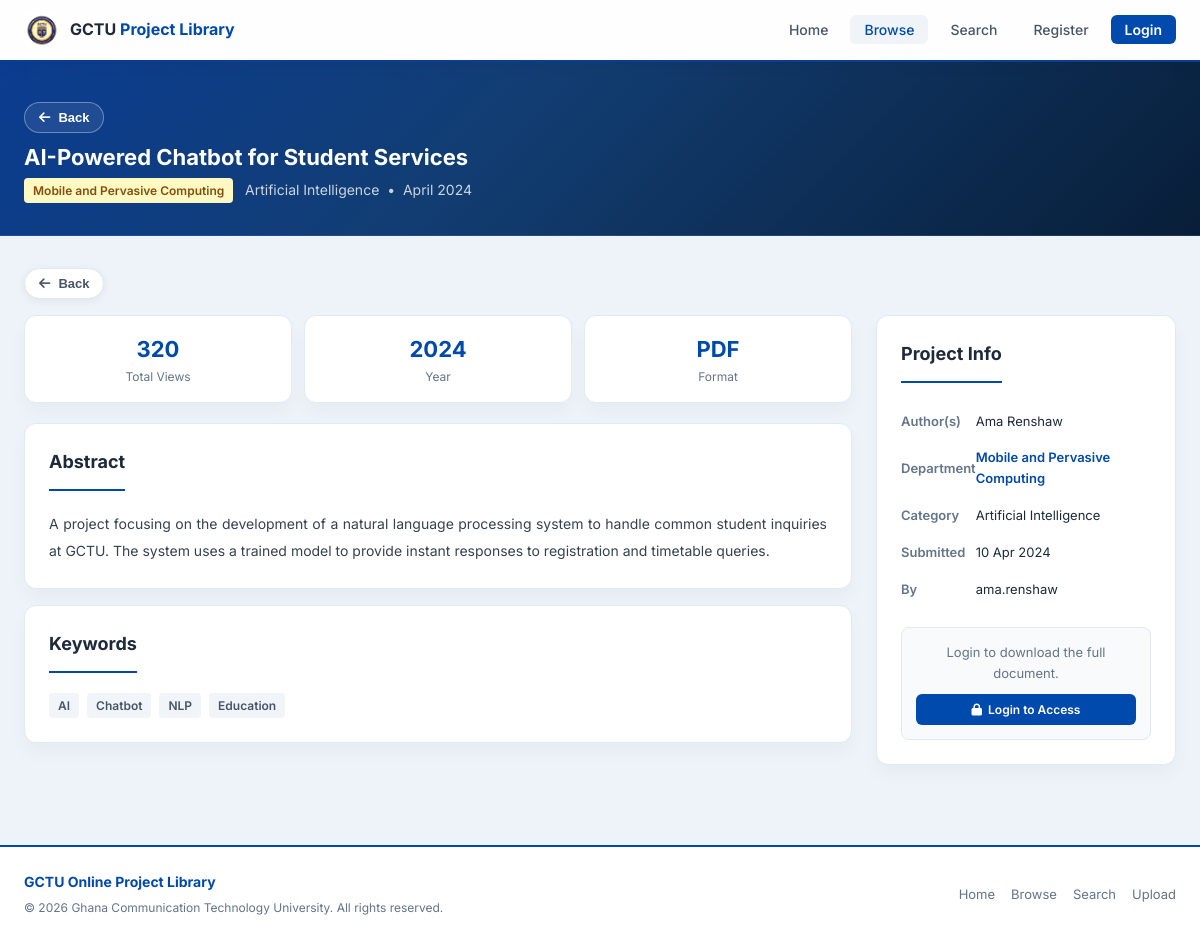
/project.php?id=2, run on the app's committed database.
### tables this page shows
CREATE TABLE projects (
    project_id INT AUTO_INCREMENT PRIMARY KEY,
    title VARCHAR(255) NOT NULL,
    abstract TEXT NOT NULL,
    keywords VARCHAR(255),
    category_id INT,
    department_id INT,
    file_path VARCHAR(255),
    upload_date DATE NOT NULL,
    uploader_id INT,
    approval_status ENUM('pending', 'approved', 'rejected') DEFAULT 'pending',
    view_count INT DEFAULT 0,
    FOREIGN KEY (category_id) REFERENCES categories(category_id) ON DELETE SET NULL,
    FOREIGN KEY (department_id) REFERENCES departments(department_id) ON DELETE SET NULL,
    FOREIGN KEY (uploader_id) REFERENCES users(user_id) ON DELETE SET NULL
);

CREATE TABLE departments (
    department_id INT AUTO_INCREMENT PRIMARY KEY,
    department_name VARCHAR(100) NOT NULL,
    department_code VARCHAR(10) NOT NULL UNIQUE
);

CREATE TABLE categories (
    category_id INT AUTO_INCREMENT PRIMARY KEY,
    category_name VARCHAR(100) NOT NULL UNIQUE,
    description TEXT
);

CREATE TABLE authors (
    author_id INT AUTO_INCREMENT PRIMARY KEY,
    project_id INT NOT NULL,
    author_name VARCHAR(150) NOT NULL,
    student_id VARCHAR(50),
    email VARCHAR(100),
    FOREIGN KEY (project_id) REFERENCES projects(project_id) ON DELETE CASCADE
);

CREATE TABLE users (
    user_id INT AUTO_INCREMENT PRIMARY KEY,
    username VARCHAR(50) NOT NULL UNIQUE,
    password_hash VARCHAR(255) NOT NULL,
    email VARCHAR(100) NOT NULL UNIQUE,
    role ENUM('student', 'lecturer', 'admin') DEFAULT 'student',
    department_id INT,
    status ENUM('active', 'suspended') DEFAULT 'active',
    created_at TIMESTAMP DEFAULT CURRENT_TIMESTAMP,
    FOREIGN KEY (department_id) REFERENCES departments(department_id) ON DELETE SET NULL
);

### project.php (the view, shortened to what this page needs)
<?php
require_once __DIR__ . '/includes/bootstrap.php';
$project_id = filter_int($_GET['id']);
$stmt = $pdo->prepare("SELECT p.*, d.department_name, c.category_name, u.username as uploader FROM projects p JOIN departments d ON p.department_id=d.department_id JOIN categories c ON p.category_id=c.category_id JOIN users u ON p.uploader_id=u.user_id WHERE p.project_id = ? AND p.approval_status='approved'");
$stmt->execute([$project_id]);
$project = $stmt->fetch();
$stmt = $pdo->prepare("SELECT * FROM authors WHERE project_id = ?");
$stmt->execute([$project_id]);
$authors = $stmt->fetchAll();
require_once 'includes/header.php';
?>
<div class="page-banner">
    <div class="container">
        <div style="margin-bottom:10px;">
            <button type="button" class="back-button" onclick="goBackSafely();"><i class="fas fa-arrow-left"></i> Back</button>
        </div>
        <h1 style="font-size:22px; line-height:1.3;"><?php echo htmlspecialchars($project['title']); ?></h1>
        <p>
            <span class="badge badge-gold" style="font-size:12px;"><?php echo htmlspecialchars($project['department_name']); ?></span>
            &nbsp; <?php echo htmlspecialchars($project['category_name']); ?> &nbsp;&bull;&nbsp;
            <?php echo date('F Y', strtotime($project['upload_date'])); ?>
        </p>
    </div>
</div>
<div class="container" style="padding:32px 24px 64px;">
    <div style="margin-bottom:16px;">
        <button type="button" class="back-button secondary" onclick="goBackSafely();"><i class="fas fa-arrow-left"></i> Back</button>
    </div>
    <div class="responsive-grid" style="display:grid; grid-template-columns:1fr 300px; gap:24px; align-items:start;">
        <div>
            <div style="display:grid; grid-template-columns:repeat(3,1fr); gap:12px; margin-bottom:20px;">
                <div class="card" style="text-align:center; padding:16px;">
                    <div style="font-size:22px; font-weight:700; color:#004AAD;"><?php echo number_format($project['view_count']); ?></div>
                    <div class="text-muted text-sm">Total Views</div>
                </div>
                <div class="card" style="text-align:center; padding:16px;">
                    <div style="font-size:22px; font-weight:700; color:#004AAD;"><?php echo date('Y', strtotime($project['upload_date'])); ?></div>
                    <div class="text-muted text-sm">Year</div>
                </div>
                <div class="card" style="text-align:center; padding:16px;">
                    <div style="font-size:22px; font-weight:700; color:#004AAD;">PDF</div>
                    <div class="text-muted text-sm">Format</div>
                </div>
            </div>
            <div class="card mb-2">
                <div class="section-title">Abstract</div>
                <p style="line-height:1.9; color:#374151; text-align:justify;"><?php echo nl2br(htmlspecialchars($project['abstract'])); ?></p>
            </div>
            <?php if (!empty($project['keywords'])): ?>
            <div class="card">
                <div class="section-title">Keywords</div>
                <div style="display:flex; gap:8px; flex-wrap:wrap;">
                    <?php foreach (explode(',', $project['keywords']) as $kw): ?>
                        <span class="badge badge-gray" style="font-size:12px;"><?php echo trim(htmlspecialchars($kw)); ?></span>
                    <?php endforeach; ?>
                </div>
            </div>
            <?php endif; ?>
        </div>
        <aside>
            <div class="card mb-2">
                <div class="section-title">Project Info</div>
                <table style="width:100%; font-size:13px; border-collapse:collapse;">
                    <tr><td style="padding:8px 0; color:#64748b; font-weight:600;">Author(s)</td><td style="padding:8px 0;"><?php foreach($authors as $a) echo htmlspecialchars($a['author_name']).'<br>'; ?></td></tr>
                    <tr><td style="padding:8px 0; color:#64748b; font-weight:600;">Department</td><td style="padding:8px 0; color:#004AAD; font-weight:600;"><?php echo htmlspecialchars($project['department_name']); ?></td></tr>
                    <tr><td style="padding:8px 0; color:#64748b; font-weight:600;">Category</td><td style="padding:8px 0;"><?php echo htmlspecialchars($project['category_name']); ?></td></tr>
                    <tr><td style="padding:8px 0; color:#64748b; font-weight:600;">Submitted</td><td style="padding:8px 0;"><?php echo date('d M Y', strtotime($project['upload_date'])); ?></td></tr>
                    <tr><td style="padding:8px 0; color:#64748b; font-weight:600;">By</td><td style="padding:8px 0;"><?php echo htmlspecialchars($project['uploader']); ?></td></tr>
                </table>
                <div style="margin-top:20px;">
                    <?php if (isset($_SESSION['user_id'])): ?>
                        <a href="download.php?id=<?php echo $project['project_id']; ?>" class="btn btn-primary" style="width:100%; justify-content:center; padding:12px;">
                            <i class="fas fa-download"></i> Download PDF
                        </a>
                    <?php else: ?>
                        <div style="background:#f8fafc; border:1px solid #e2e8f0; border-radius:8px; padding:14px; text-align:center;">
                            <p style="font-size:13px; color:#64748b; margin-bottom:10px;">Login to download the full document.</p>
                            <a href="login.php" class="btn btn-primary btn-sm" style="width:100%; justify-content:center;">
                                <i class="fas fa-lock"></i> Login to Access
                            </a>
                        </div>
                    <?php endif; ?>
                </div>
            </div>
        </aside>
    </div>
</div>
<?php require_once 'includes/footer.php'; ?>

### includes/header.php (style rules this page uses)
* { box-sizing: border-box; margin: 0; padding: 0; }
body { font-family: 'Inter', sans-serif; background: #edf3f8; color: #1e293b; font-size: 14px; line-height: 1.6; }
a { color: inherit; text-decoration: none; }
.container { max-width: 1200px; margin: 0 auto; padding: 0 24px; }
.page-banner { background: linear-gradient(135deg, #0b3d91 0%, #123d72 42%, #081e38 100%); padding: 40px 0 32px; border-bottom: 1px solid rgba(255,255,255,0.08); }
.page-banner h1 { font-size: 28px; font-weight: 700; color: #fff; }
.page-banner p { color: rgba(255,255,255,0.78); margin-top: 6px; font-size: 14px; }
.card { background: #fff; border: 1px solid #dfeaf3; border-radius: 12px; padding: 24px; box-shadow: 0 10px 18px rgba(15, 23, 42, 0.03); }
.back-button { display: inline-flex; align-items: center; gap: 8px; padding: 8px 14px; border: 1px solid rgba(255,255,255,0.35); border-radius: 999px; background: rgba(255,255,255,0.08); color: #fff; font-size: 13px; font-weight: 600; line-height: 1; cursor: pointer; transition: background 0.2s ease, transform 0.2s ease, border-color 0.2s ease; text-decoration: none; }
.back-button.secondary { background: #fff; border-color: #dfe7f1; color: #475569; box-shadow: 0 2px 8px rgba(15, 23, 42, 0.06); }
.btn { display: inline-flex; align-items: center; gap: 6px; padding: 9px 20px; border-radius: 6px; font-size: 14px; font-weight: 600; cursor: pointer; border: none; transition: all 0.15s; text-decoration: none; }
.btn-primary { background: #004AAD; color: #fff; }
.btn-sm { padding: 6px 14px; font-size: 12px; }
.badge { display: inline-block; font-size: 11px; font-weight: 600; padding: 3px 9px; border-radius: 4px; }
.badge-gold { background: #fef9c3; color: #854d0e; }
.badge-gray { background: #f1f5f9; color: #475569; }
.mb-2 { margin-bottom: 16px; }
.text-muted { color: #64748b; }
.text-sm { font-size: 12px; }
.section-title { font-size: 18px; font-weight: 700; color: #1e293b; padding-bottom: 12px; border-bottom: 2px solid #004AAD; margin-bottom: 20px; display: inline-block; }

### data on the page
projects: title "AI-Powered Chatbot for Student Services", department.department_name "Mobile and Pervasive Computing", category.category_name "Artificial Intelligence", upload_date "April 2024", view_count "320", upload_date "2024", abstract "A project focusing on the development of a natural language processing system to handle common student inquiries at GCTU. The system uses a trained model to provide instant responses to registration and timetable queries.", keywords "AI", keywords "Chatbot", keywords "NLP", keywords "Education", upload_date "10 Apr 2024", uploader.username "ama.renshaw"
authors: author_name "Ama Renshaw"
